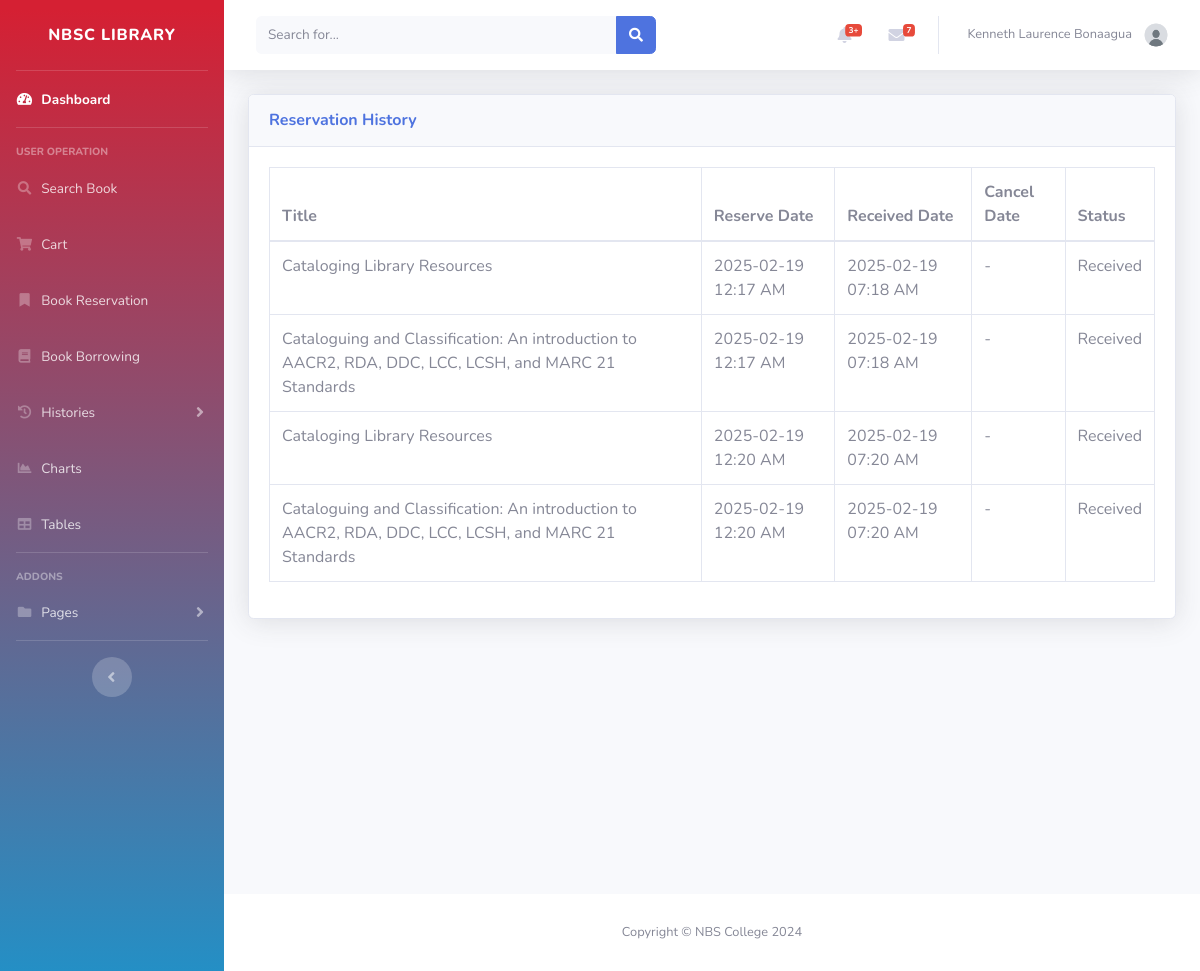
The page /User/reservation_history.php (signed in) on the database as committed earlier.
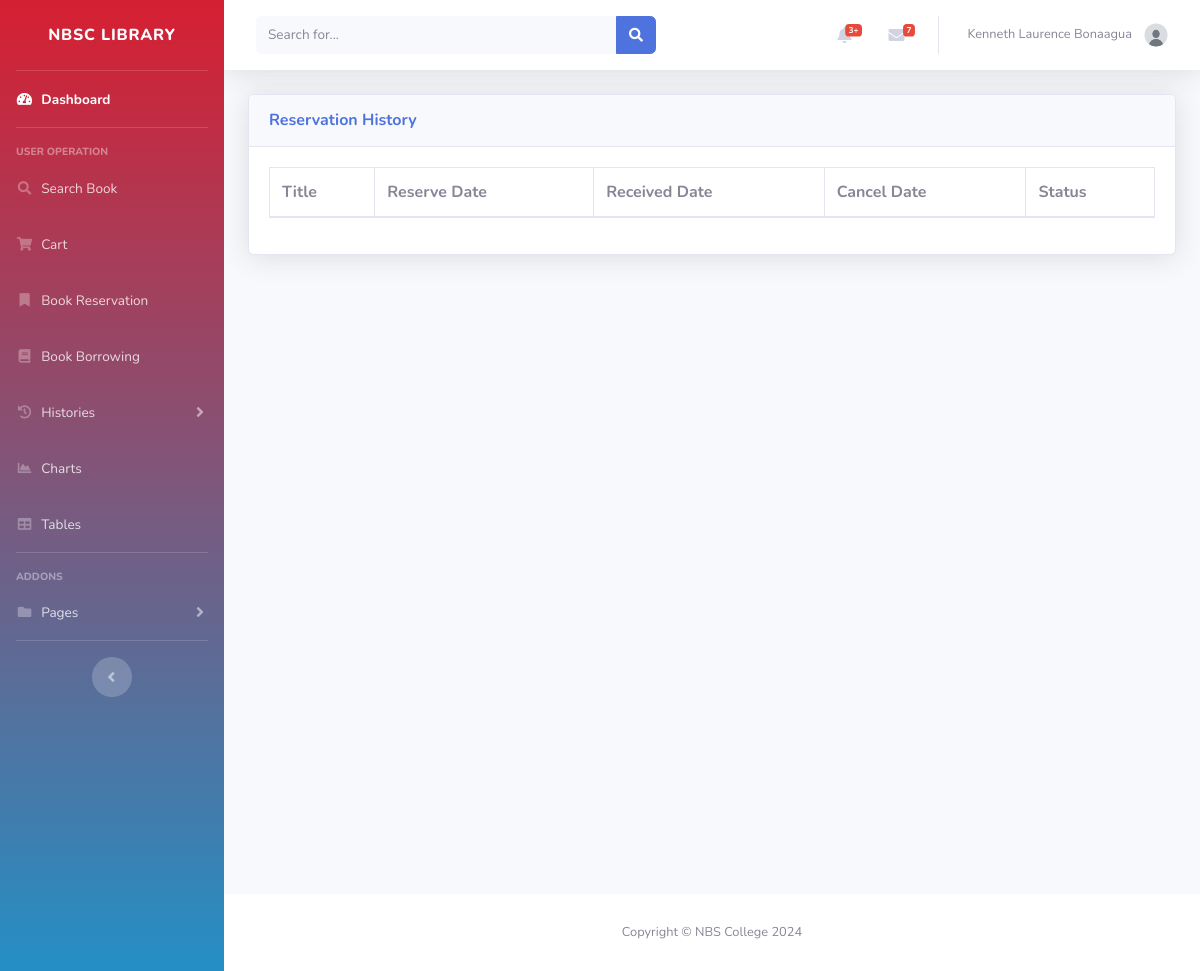
The same page on the database as committed later.
### tables this page shows
CREATE TABLE `reservations` (
  `id` int(225) NOT NULL,
  `user_id` int(225) DEFAULT NULL,
  `book_id` int(225) DEFAULT NULL,
  `reserve_date` timestamp NULL DEFAULT NULL,
  `cancel_date` timestamp NULL DEFAULT NULL,
  `recieved_date` timestamp NULL DEFAULT NULL,
  `status` varchar(100) DEFAULT NULL
);

CREATE TABLE `books` (
  `id` int(11) NOT NULL,
  `accession` int(11) NOT NULL,
  `title` varchar(100) DEFAULT NULL,
  `preferred_title` varchar(100) DEFAULT NULL,
  `parallel_title` varchar(100) DEFAULT NULL,
  `subject_category` varchar(100) DEFAULT NULL,
  `subject_detail` varchar(9999) DEFAULT NULL,
  `summary` varchar(1000) DEFAULT NULL,
  `contents` varchar(1000) DEFAULT NULL,
  `front_image` varchar(100) DEFAULT NULL,
  `back_image` varchar(100) DEFAULT NULL,
  `dimension` varchar(100) DEFAULT NULL,
  `series` varchar(100) DEFAULT NULL,
  `volume` varchar(100) DEFAULT NULL,
  `edition` varchar(100) DEFAULT NULL,
  `copy_number` int(225) DEFAULT NULL,
  `total_pages` varchar(100) DEFAULT NULL,
  `ISBN` varchar(100) DEFAULT NULL,
  `content_type` varchar(100) DEFAULT NULL,
  `media_type` varchar(100) DEFAULT NULL,
  `carrier_type` varchar(100) DEFAULT NULL,
  `call_number` varchar(100) DEFAULT NULL,
  `URL` varchar(225) DEFAULT NULL,
  `language` varchar(100) DEFAULT NULL,
  `shelf_location` varchar(100) DEFAULT NULL,
  `entered_by` int(225) DEFAULT NULL,
  `date_added` date DEFAULT NULL,
  `status` varchar(100) DEFAULT NULL,
  `last_update` date DEFAULT NULL
);

### User/reservation_history.php (the view, shortened to what this page needs)
<?php
include '../db.php';
$user_id = $_SESSION['user_id'];
$query = "SELECT r.id, b.title, r.reserve_date, r.recieved_date, r.cancel_date,
          CASE
              WHEN r.recieved_date IS NOT NULL THEN 'Received'
              WHEN r.cancel_date IS NOT NULL THEN 'Cancelled'
              ELSE 'Unknown'
          END AS status_text
          FROM reservations r
          JOIN books b ON r.book_id = b.id
          WHERE r.user_id = ? AND (r.recieved_date IS NOT NULL OR r.cancel_date IS NOT NULL)";
$stmt = $conn->prepare($query);
$stmt->bind_param('i', $user_id);
$stmt->execute();
$result = $stmt->get_result();
include 'inc/header.php';
?>
<head>
</head>
<div id="content" class="d-flex flex-column min-vh-100">
    <div class="container-fluid">
        <div class="card shadow mb-4">
            <div class="card-header py-3">
                <h6 class="m-0 font-weight-bold text-primary">Reservation History</h6>
            </div>
            <div class="card-body">
                <div class="table-responsive">
                    <table class="table table-bordered" id="dataTable" width="100%" cellspacing="0">
                        <thead>
                            <tr>
                                <th>Title</th>
                                <th>Reserve Date</th>
                                <th>Received Date</th>
                                <th>Cancel Date</th>
                                <th>Status</th>
                            </tr>
                        </thead>
                        <tbody>
                            <?php while ($row = $result->fetch_assoc()): ?>
                                <tr>
                                    <td><?php echo htmlspecialchars($row['title']); ?></td>
                                    <td><?php echo date('Y-m-d h:i A', strtotime($row['reserve_date'])); ?></td>
                                    <td><?php echo $row['recieved_date'] ? date('Y-m-d h:i A', strtotime($row['recieved_date'])) : '-'; ?></td>
                                    <td><?php echo $row['cancel_date'] ? date('Y-m-d h:i A', strtotime($row['cancel_date'])) : '-'; ?></td>
                                    <td><?php echo htmlspecialchars($row['status_text']); ?></td>
                                </tr>
                            <?php endwhile; ?>
                        </tbody>
                    </table>
                </div>
            </div>
        </div>
    </div>
</div>
<?php include 'inc/footer.php'; ?>
</body>
</html>

Rows that differ between the two databases and show on the page:
removed reservations: book.title "Cataloging Library Resources", reserve_date "2025-02-19 12:17 AM", recieved_date "2025-02-19 07:18 AM", status_text "Received"
removed reservations: book.title "Cataloguing and Classification: An introduction to AACR2, RDA, DDC, LCC, LCSH, and MARC 21 Standards", reserve_date "2025-02-19 12:17 AM", recieved_date "2025-02-19 07:18 AM", status_text "Received"
removed reservations: book.title "Cataloging Library Resources", reserve_date "2025-02-19 12:20 AM", recieved_date "2025-02-19 07:20 AM", status_text "Received"
removed reservations: book.title "Cataloguing and Classification: An introduction to AACR2, RDA, DDC, LCC, LCSH, and MARC 21 Standards", reserve_date "2025-02-19 12:20 AM", recieved_date "2025-02-19 07:20 AM", status_text "Received"
